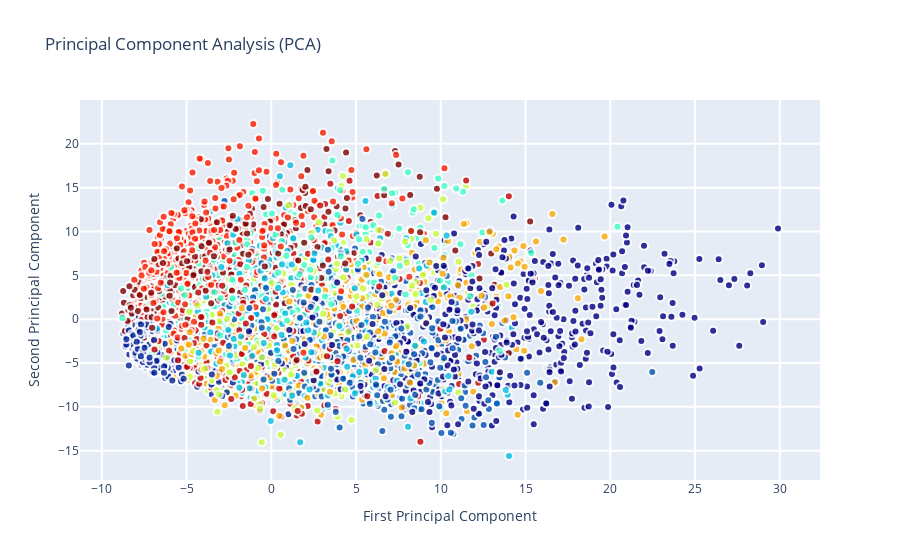

This figure's notebook cell:
### Code cell
trace0 = go.Scatter(
    x = X_5d[:,0],
    y = X_5d[:,1],
#     name = Target,
#     hoveron = Target,
    mode = 'markers',
    text = Target,
    showlegend = False,
    marker = dict(
        size = 8,
        color = Target,
        colorscale ='Jet',
        showscale = False,
        line = dict(
            width = 2,
            color = 'rgb(255, 255, 255)'
        ),
        opacity = 0.8
    )
)
data = [trace0]

layout = go.Layout(
    title= 'Principal Component Analysis (PCA)',
    hovermode= 'closest',
    xaxis= dict(
         title= 'First Principal Component',
        ticklen= 5,
        zeroline= False,
        gridwidth= 2,
    ),
    yaxis=dict(
        title= 'Second Principal Component',
        ticklen= 5,
        gridwidth= 2,
    ),
    showlegend= True
)


fig = dict(data=data, layout=layout)
py.iplot(fig, filename='styled-scatter')

### Figure 1 — Plotly figure (JSON) as saved in the notebook; plotly's stock layout.template omitted (floating-point values rounded to 4 significant figures; data arrays with more than 128 entries replaced by an {"elided": "..."} marker saying what was removed)
{"data": [{"showlegend": false, "text": {"elided": "6000 int values"}, "y": {"elided": "6000 float values"}, "mode": "markers", "marker": {"opacity": 0.8, "colorscale": [[0, "rgb(0,0,131)"], [0.2, "rgb(0,60,170)"], [0.4, "rgb(5,255,255)"], [0.6, "rgb(255,255,0)"], [0.8, "rgb(250,0,0)"], [1, "rgb(128,0,0)"]], "color": {"elided": "6000 int values"}, "showscale": false, "line": {"color": "rgb(255, 255, 255)", "width": 2}, "size": 8}, "x": {"elided": "6000 float values"}, "type": "scatter"}], "layout": {"showlegend": true, "yaxis": {"ticklen": 5, "gridwidth": 2, "title": {"text": "Second Principal Component"}}, "title": {"text": "Principal Component Analysis (PCA)"}, "xaxis": {"zeroline": false, "ticklen": 5, "gridwidth": 2, "title": {"text": "First Principal Component"}}, "hovermode": "closest"}}
